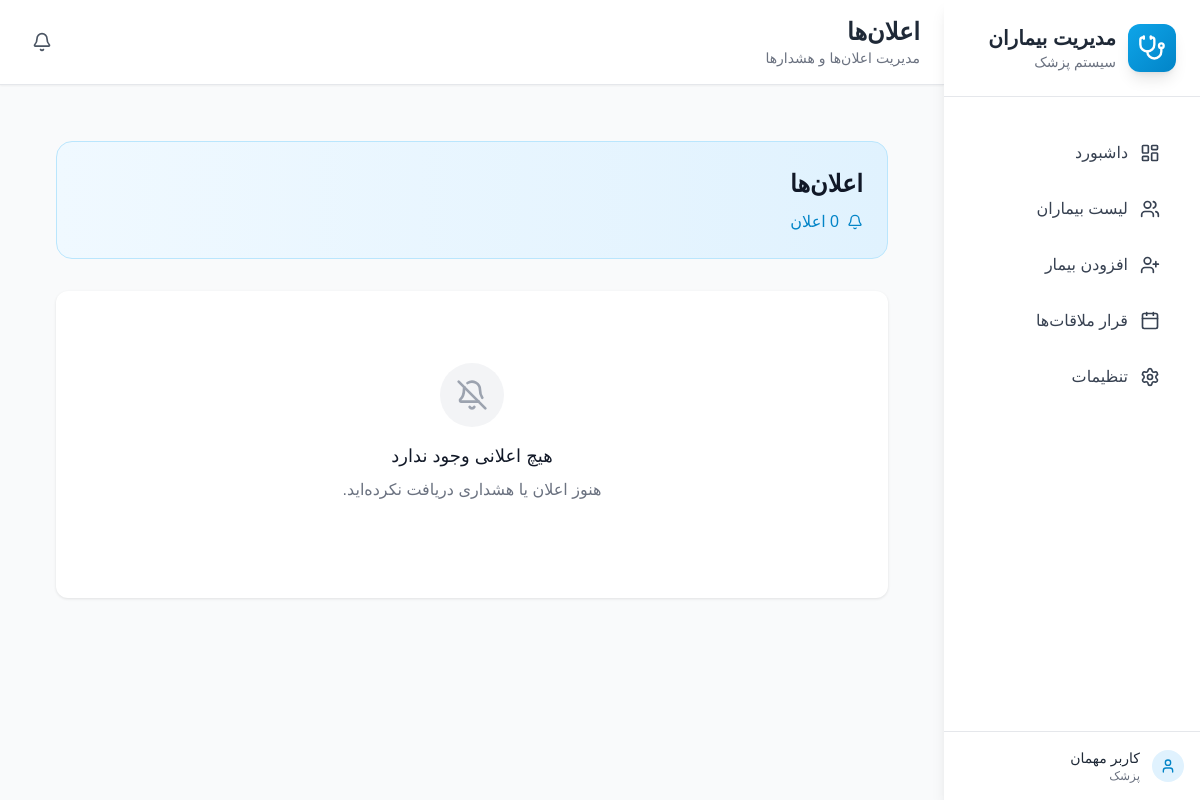
The page /notifications/ on the database as committed earlier.
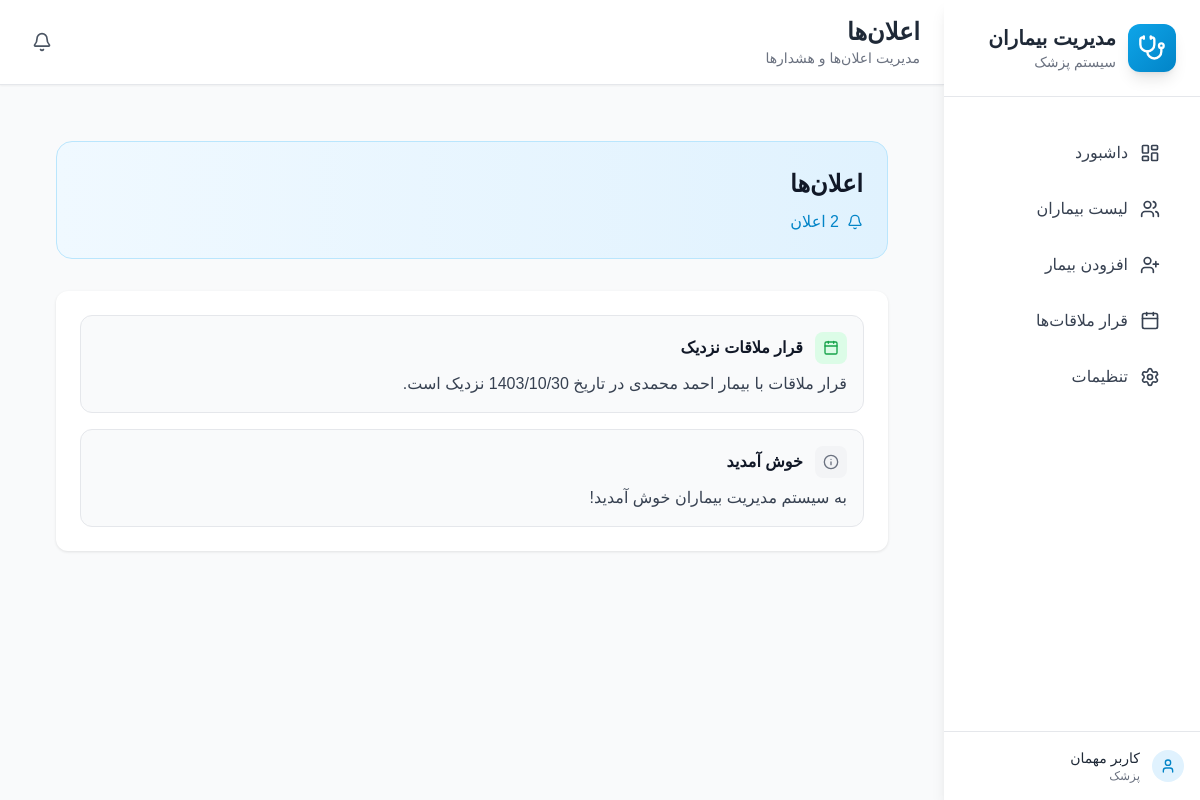
The same page on the database as committed later.
### patients/models.py (models this page shows, shortened)
class Notification(models.Model):
    NOTIFICATION_TYPES = [
        ('appointment', 'قرار ملاقات'),
        ('reminder', 'یادآوری'),
        ('system', 'سیستم'),
        ('visit', 'ویزیت'),
    ]
    title = models.CharField(max_length=200)
    message = models.TextField()
    notification_type = models.CharField(max_length=20, choices=NOTIFICATION_TYPES, default='system')
    is_read = models.BooleanField(default=False)
    created_at = models.DateTimeField(auto_now_add=True)
    related_patient = models.ForeignKey(Patient, on_delete=models.CASCADE, null=True, blank=True)
    related_visit = models.ForeignKey(Visit, on_delete=models.CASCADE, null=True, blank=True)
    class Meta:
        ordering = ['-created_at']

### patients/views.py (the view)
# urls.py: path('notifications/', views.notifications_list, name='notifications'),
def notifications_list(request):
    notifications = Notification.objects.all().order_by('-created_at')
    unread_count = Notification.objects.filter(is_read=False).count()
    context = {
        'notifications': notifications,
        'unread_count': unread_count,
    }
    return render(request, 'notifications.html', context)

### patients/context_processors.py (called while the page is built)
def notifications_context(request):
    unread_count = Notification.objects.filter(is_read=False).count()
    return {
        'unread_notifications_count': unread_count,
    }

### patients/templatetags/jalali.py (called while the page is built, shortened)
def _to_datetime(value):
    if isinstance(value, datetime):
        return value
    if isinstance(value, date):
        return datetime(value.year, value.month, value.day)
    return None

@register.filter(name="jalali")
def jalali(value, fmt: str = "%Y/%m/%d"):
    if value in (None, ""):
        return ""
    dt = _to_datetime(value)
    if not dt:
        return value
    if jdatetime is None:
        return dt.strftime(fmt)
    jdt = jdatetime.datetime.fromgregorian(datetime=dt)
    return jdt.strftime(fmt)

### templates/notifications.html (shortened to what this page needs)
{% extends 'base.html' %}
{% load static %}
{% load jalali %}
{% block page_title %}اعلان‌ها{% endblock %}
{% block page_subtitle %}مدیریت اعلان‌ها و هشدارها{% endblock %}
{% block content %}
<div style="padding: 2rem;">
    <div style="background: linear-gradient(to right, #f0f9ff, #e0f2fe); border-radius: 1rem; padding: 1.5rem; border: 1px solid #bae6fd; margin-bottom: 2rem;">
        <div style="display: flex; align-items: center; justify-content: space-between;">
            <div>
                <h2 style="font-size: 1.5rem; font-weight: bold; color: #111827; margin-bottom: 0.5rem;">اعلان‌ها</h2>
                <div style="display: flex; align-items: center; gap: 1rem;">
                    <span style="display: flex; align-items: center; color: #0284c7;">
                        <i data-lucide="bell" style="width: 1rem; height: 1rem; margin-left: 0.5rem;"></i>
                        {{ notifications|length }} اعلان
                    </span>
                </div>
            </div>
        </div>
    </div>
    <div style="background: white; border-radius: 0.75rem; padding: 1.5rem; margin-bottom: 2rem; box-shadow: 0 1px 3px rgba(0,0,0,0.1);">
        {% if notifications %}
        <div style="display: flex; flex-direction: column; gap: 1rem;">
            {% for notification in notifications %}
            <div style="background: {% if notification.is_read %}#f9fafb{% else %}#fef3c7{% endif %}; border: 1px solid {% if notification.is_read %}#e5e7eb{% else %}#fbbf24{% endif %}; border-radius: 0.75rem; padding: 1rem; {% if not notification.is_read %}border-right: 4px solid #f59e0b;{% endif %}">
                <div style="display: flex; align-items: flex-start; justify-content: space-between;">
                    <div style="flex: 1;">
                        <div style="display: flex; align-items: center; gap: 0.75rem; margin-bottom: 0.5rem;">
                            <div style="width: 2rem; height: 2rem; background: {% if notification.notification_type == 'appointment' %}#dcfce7{% elif notification.notification_type == 'reminder' %}#dbeafe{% elif notification.notification_type == 'visit' %}#e0f2fe{% else %}#f3f4f6{% endif %}; border-radius: 0.5rem; display: flex; align-items: center; justify-content: center;">
                                {% if notification.notification_type == 'appointment' %}
                                    <i data-lucide="calendar" style="width: 1rem; height: 1rem; color: #16a34a;"></i>
                                {% elif notification.notification_type == 'reminder' %}
                                    <i data-lucide="clock" style="width: 1rem; height: 1rem; color: #2563eb;"></i>
                                {% elif notification.notification_type == 'visit' %}
                                    <i data-lucide="user" style="width: 1rem; height: 1rem; color: #0284c7;"></i>
                                {% else %}
                                    <i data-lucide="info" style="width: 1rem; height: 1rem; color: #6b7280;"></i>
                                {% endif %}
                            </div>
                            <div>
                                <h4 style="font-weight: 600; color: #111827; margin: 0; font-size: 1rem;">{{ notification.title }}</h4>
                            </div>
                        </div>
                        <p style="color: #374151; margin: 0; line-height: 1.5;">{{ notification.message }}</p>
                    </div>
                </div>
            </div>
            {% endfor %}
        </div>
        {% else %}
        <div style="text-align: center; padding: 3rem 0;">
            <div style="width: 4rem; height: 4rem; background: #f3f4f6; border-radius: 50%; display: flex; align-items: center; justify-content: center; margin: 0 auto 1rem;">
                <i data-lucide="bell-off" style="width: 2rem; height: 2rem; color: #9ca3af;"></i>
            </div>
            <h3 style="font-size: 1.125rem; font-weight: 500; color: #111827; margin-bottom: 0.5rem;">هیچ اعلانی وجود ندارد</h3>
            <p style="color: #6b7280; margin-bottom: 1.5rem;">هنوز اعلان یا هشداری دریافت نکرده‌اید.</p>
        </div>
        {% endif %}
    </div>
</div>
{% endblock %}

### templates/base.html (shortened to what this page needs)
<!DOCTYPE html>
<html lang="fa" dir="rtl">
<head>
    <script src="https://cdn.tailwindcss.com"></script>
    {% load static %}
    <link rel="stylesheet" href="{% static 'css/style.css' %}">
    <link href="https://cdn.jsdelivr.net/gh/rastikerdar/vazir-font@v30.1.0/dist/font-face.css" rel="stylesheet" type="text/css" />
    <link rel="stylesheet" href="https://cdn.jsdelivr.net/npm/flatpickr/dist/flatpickr.min.css">
    <link rel="stylesheet" href="https://cdn.jsdelivr.net/npm/flatpickr/dist/themes/material_blue.css">
</head>
<body class="bg-gray-50" style="font-family: 'Vazir', 'Tahoma', sans-serif;">
    <div class="flex h-screen">
        <div id="sidebar" class="fixed lg:static inset-y-0 right-0 z-50 w-64 bg-white shadow-xl lg:shadow-lg transform translate-x-full lg:translate-x-0 transition-transform duration-300 ease-in-out">
            <div class="p-6 border-b border-gray-200">
                <div class="flex items-center space-x-3 space-x-reverse">
                    <div class="w-12 h-12 bg-gradient-to-br from-medical-500 to-medical-600 rounded-xl flex items-center justify-center shadow-lg">
                        <i data-lucide="stethoscope" class="w-7 h-7 text-white"></i>
                    </div>
                    <div>
                        <h1 class="text-xl font-bold text-gray-800">مدیریت بیماران</h1>
                        <p class="text-sm text-gray-500">سیستم پزشک</p>
                    </div>
                </div>
            </div>
            <nav class="mt-8 px-4">
                <div class="space-y-2">
                    <a href="{% url 'dashboard' %}" class="sidebar-link {% if request.resolver_match.url_name == 'dashboard' %}active{% endif %}">
                        <i data-lucide="layout-dashboard" class="w-5 h-5 ml-3"></i>
                        <span>داشبورد</span>
                    </a>
                    <a href="{% url 'patients' %}" class="sidebar-link {% if request.resolver_match.url_name == 'patients' %}active{% endif %}">
                        <i data-lucide="users" class="w-5 h-5 ml-3"></i>
                        <span>لیست بیماران</span>
                    </a>
                    <a href="{% url 'add_patient' %}" class="sidebar-link {% if request.resolver_match.url_name == 'add_patient' %}active{% endif %}">
                        <i data-lucide="user-plus" class="w-5 h-5 ml-3"></i>
                        <span>افزودن بیمار</span>
                    </a>
                    <a href="{% url 'appointments' %}" class="sidebar-link {% if request.resolver_match.url_name == 'appointments' %}active{% endif %}">
                        <i data-lucide="calendar" class="w-5 h-5 ml-3"></i>
                        <span>قرار ملاقات‌ها</span>
                    </a>
                    <a href="{% url 'settings' %}" class="sidebar-link {% if request.resolver_match.url_name == 'settings' %}active{% endif %}">
                        <i data-lucide="settings" class="w-5 h-5 ml-3"></i>
                        <span>تنظیمات</span>
                    </a>
                </div>
            </nav>
            <div class="absolute bottom-0 left-0 right-0 p-4 border-t border-gray-200">
                <div class="flex items-center space-x-3 space-x-reverse">
                    <div class="w-8 h-8 bg-medical-100 rounded-full flex items-center justify-center">
                        <i data-lucide="user" class="w-4 h-4 text-medical-600"></i>
                    </div>
                    <div class="flex-1">
                        <p class="text-sm font-medium text-gray-800">
                            {% if user.is_authenticated %}
                                دکتر {{ user.get_full_name|default:user.username }}
                            {% else %}
                                کاربر مهمان
                            {% endif %}
                        </p>
                        <p class="text-xs text-gray-500">پزشک</p>
                    </div>
                </div>
            </div>
        </div>
        <div class="flex-1 flex flex-col overflow-hidden lg:mr-0 mr-0">
            <header class="bg-white shadow-sm border-b border-gray-200">
                <div class="flex items-center justify-between px-4 lg:px-6 py-4">
                    <div class="flex-1 lg:mr-0 mr-4">
                        <h2 class="text-xl lg:text-2xl font-semibold text-gray-800">{% block page_title %}داشبورد{% endblock %}</h2>
                        <p class="text-sm text-gray-500">{% block page_subtitle %}به سیستم مدیریت بیماران خوش آمدید{% endblock %}</p>
                    </div>
                    <div class="flex items-center space-x-4 space-x-reverse">
                        <a href="{% url 'notifications' %}" class="p-2 rounded-lg text-gray-600 hover:bg-gray-100 relative">
                            <i data-lucide="bell" class="w-5 h-5"></i>
                        </a>
                    </div>
                </div>
            </header>
            <main class="flex-1 overflow-y-auto p-4 lg:p-6">
                {% block content %}
                {% endblock %}
            </main>
        </div>
    </div>
</body>
</html>

### static/css/style.css (style rules this page uses)
.sidebar-link { display: flex; align-items: center; padding: 12px 16px; color: #374151; border-radius: 8px; margin: 0 8px; transition: all 0.2s; text-decoration: none; }
body { font-family: 'Vazir', 'Tahoma', sans-serif; direction: rtl; margin: 0; padding: 0; }

Rows that differ between the two databases and show on the page:
added Notification: notification_type "appointment" (drawn), title "قرار ملاقات نزدیک", message "قرار ملاقات با بیمار احمد محمدی در تاریخ 1403/10/30 نزدیک است."
added Notification: notification_type "system" (drawn), title "خوش آمدید", message "به سیستم مدیریت بیماران خوش آمدید!"
Other text that changed with them:
{{ notifications|length }}: "0" → "2"
text no longer shown: "هیچ اعلانی وجود ندارد هنوز اعلان یا هشداری دریافت نکرده‌اید."
